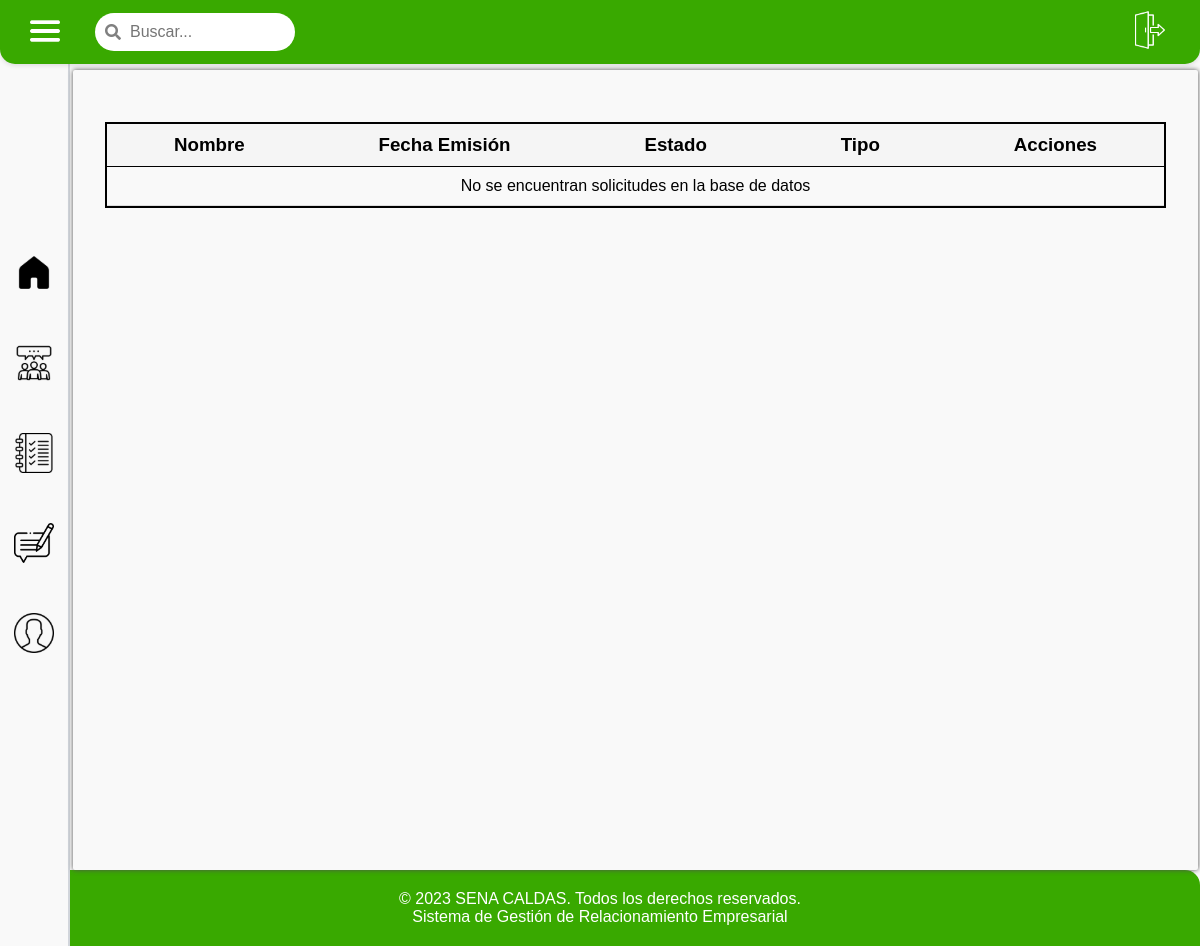
Page /solicitud/view on the earlier database version.
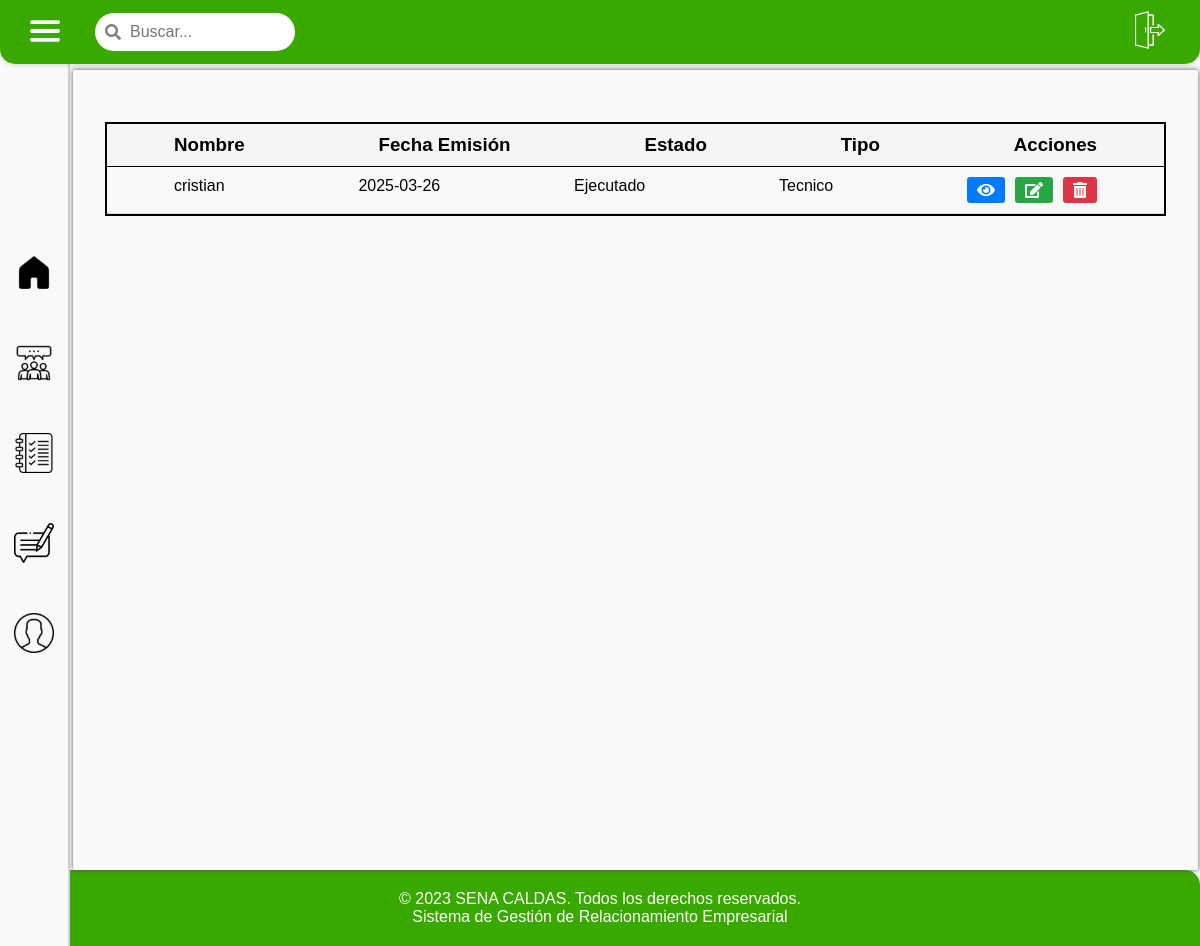
Same page on the later database version.
### tables this page shows
CREATE TABLE `solicitud` (
  `idSolicitud` int(11) NOT NULL,
  `FechaEvento` date DEFAULT NULL,
  `FechaCreacion` date NOT NULL,
  `Lugar` varchar(80) DEFAULT NULL,
  `Municipio` varchar(50) NOT NULL,
  `Observaciones` varchar(100) DEFAULT NULL,
  `Comentarios` varchar(100) DEFAULT NULL,
  `MedioSolicitud` varchar(50) DEFAULT NULL,
  `DescripcionNecesidad` varchar(100) DEFAULT NULL,
  `FKusuario` int(11) NOT NULL,
  `FKtipoEvento` int(11) NOT NULL,
  `FKestado` int(11) NOT NULL,
  `FKcliente` int(11) NOT NULL,
  `FKtipoServicio` int(11) NOT NULL
);

CREATE TABLE `cliente` (
  `idCliente` int(11) NOT NULL,
  `DocumentoCliente` varchar(20) NOT NULL,
  `NombreCliente` varchar(100) NOT NULL,
  `CorreoCliente` varchar(100) NOT NULL,
  `TelefonoCliente` varchar(10) NOT NULL
);

CREATE TABLE `estado` (
  `idEstado` int(11) NOT NULL,
  `Estado` varchar(45) NOT NULL,
  `Descripcion` varchar(100) NOT NULL
);

CREATE TABLE `servicio` (
  `idServicio` int(11) NOT NULL,
  `Servicio` varchar(100) NOT NULL
);

### app/controllers/baseController.php (called while the page is built, shortened)
<?php
class BaseController {
    protected string $layout = "main_layout";
    public function render(string $view, array $arrayData = null) {
        $layout = MAIN_APP_ROUTE . "../views/layouts/{$this->layout}.php";
        include_once $layout;
    }
}

### app/controllers/solicitudController.php (called while the page is built, shortened)
<?php
require_once "baseController.php";
require_once MAIN_APP_ROUTE."../models/SolicitudModel.php";
class SolicitudController extends BaseController{
    public function view(){
        $solicitudObj = new SolicitudModel();
        $solicitudes = $solicitudObj->getAll();
        $clienteObj = new ClienteModel();
        $clientes = $clienteObj->getAll();
        $servicioObj = new ServicioModel();
        $servicios = $servicioObj->getAll();
        $estadoObj = new EstadoModel();
        $estados = $estadoObj->getAll();
        $data = [
            "solicitudes" => $solicitudes,
            "clientes" => $clientes,
            "servicios" => $servicios,
            "estados" => $estados
        ];
        $this->render('solicitud/view.php', $data);
    }
}
?>

### app/models/BaseModel.php (called while the page is built, shortened)
<?php
abstract class BaseModel {
    public function __construct() {
        try {
            $options = [
                PDO::ATTR_ERRMODE => PDO::ERRMODE_EXCEPTION,
                PDO::ATTR_DEFAULT_FETCH_MODE => PDO::FETCH_OBJ
            ];
            $dsn = DRIVER.':host='.HOST.';dbname='.DATABASE;
            $this->dbConnection = new PDO($dsn, USERNAME_DB, PASSWORD_DB, $options);
        } catch (PDOException $ex) {
            echo 'Error en la conexión: '.$ex->getMessage();
            exit;
        }
    }
}

### app/models/solicitudModel.php (called while the page is built, shortened)
<?php
require_once MAIN_APP_ROUTE."../models/BaseModel.php";
class SolicitudModel extends BaseModel {
    public function __construct(
        ?int $idSolicitud = null,
        ?string $Descripcion = null,
        ?string $FechaSolicitud = null,
        ?int $IdCliente = null,
        ?int $IdServicio = null,
        ?int $IdEstado = null
    ) {
        $this->table = "solicitud";
    }
    public function getAll(): array {
        try {
            $sql = "SELECT s.*, c.NombreCliente, sv.Servicio, e.Estado
                    FROM {$this->table} s
                    JOIN cliente c ON s.FKcliente = c.idCliente
                    JOIN tiposervicio ts ON s.FKtipoServicio = ts.idTipoServicio
                    JOIN servicio sv ON ts.FKidServicio = sv.idServicio
                    JOIN estado e ON s.FKestado = e.idEstado
                    ORDER BY s.FechaCreacion DESC";
            return $this->dbConnection->query($sql)->fetchAll(PDO::FETCH_OBJ);
        } catch (PDOException $e) {
            throw new PDOException("Error al obtener solicitudes: " . $e->getMessage());
        }
    }
}

### app/views/solicitud/view.php (the view, shortened to what this page needs)
<link href="https://cdnjs.cloudflare.com/ajax/libs/font-awesome/5.15.3/css/all.min.css" rel="stylesheet">
<main>
    <div class="table">
        <div class="titulos">
            <h3>Nombre</h3>
            <h3>Fecha Emisión</h3>
            <h3>Estado</h3>
            <h3>Tipo</h3>
            <h3>Acciones</h3>
        </div>
        <?php if (empty($solicitudes)): ?>
            <div class="solicitud-row">
                <p>No se encuentran solicitudes en la base de datos</p>
            </div>
        <?php else: ?>
            <?php foreach ($solicitudes as $solicitud): ?>
                <div class="solicitud-row">
                    <span><?php echo htmlspecialchars($solicitud->NombreCliente); ?></span>
                    <span><?php echo htmlspecialchars($solicitud->FechaCreacion); ?></span>
                    <span><?php echo htmlspecialchars($solicitud->Estado); ?></span>
                    <span><?php echo htmlspecialchars($solicitud->Servicio); ?></span>
                    <div class="acciones">
                        <a href="/solicitud/view/<?php echo $solicitud->idSolicitud; ?>" class="ver">
                            <i class="fas fa-eye"></i>
                        </a>
                        <a href="/solicitud/edit/<?php echo $solicitud->idSolicitud; ?>" class="editar">
                            <i class="fas fa-edit"></i>
                        </a>
                        <a href="/solicitud/delete/<?php echo $solicitud->idSolicitud; ?>" class="eliminar">
                            <i class="fas fa-trash-alt"></i>
                        </a>
                    </div>
                </div>
            <?php endforeach; ?>
        <?php endif; ?>
    </div>
</main>

### public/index.php (shortened to what this page needs)
<?php
require_once '../app/controllers/solicitudController.php';
$url = $_SERVER['REQUEST_URI'];
$routes = include_once "../app/config/routes.php";
$matchedRoute = null;
foreach($routes as $route => $routeConfig){
    if (preg_match("#^$route$#", $url, $matches)) {
        $matchedRoute = $routeConfig;
        break;
    }
}
if ($matchedRoute) {
    $controllerName = $matchedRoute["controller"];
    $actionName = $matchedRoute["action"];
    if (class_exists($controllerName) && method_exists($controllerName, $actionName)) {
        $parameters = isset($matches) && is_array($matches) ? array_slice($matches, 1) : [];
        $controller = new $controllerName();
        $controller->$actionName(...$parameters);
        exit;
    }
}

### app/views/layouts/admin_layout.php (shortened to what this page needs)
<!DOCTYPE html>
<html lang="en">
<head>
    <link href="https://cdnjs.cloudflare.com/ajax/libs/font-awesome/5.15.3/css/all.min.css" rel="stylesheet">
    <link rel="stylesheet" href="/css/styles.css">
    <link rel="stylesheet" href="/css/styles_admin_layout.css">
</head>
<body>
    <header class="header">
        <button class="hamburger">
            <img src="/img/menu.png" alt="menu">
        </button>
        <div class="search-container">
            <div class="search-bar">
                <i class="fas fa-search search-icon"></i>
                <input type="text" placeholder="Buscar...">
            </div>
        </div>
        <div class="cerrar-sesion">
            <a href="/login/logout">
                <img src="/img/cerrarsesion.png" alt="cerrar-sesion">
            </a>
        </div>
    </header>
    <div id="sidebar" class="sidebar">
        <a href="/home" class="sidebar-item">
            <img src="/img/IconosSidebar/houseblack.svg" alt="Logo 1">
        </a>
        <a href="/solicitud/view" class="sidebar-item">
            <img src="/img/IconosSidebar/SolicitudesLine.svg" alt="Solicitudes">
        </a>
        <a href="#" class="sidebar-item">
            <img src="/img/IconosSidebar/AgendaLine.svg" alt="Logo 3">
        </a>
        <a href="/solicitud/new" class="sidebar-item">
            <img src="/img/IconosSidebar/formularioLine.png" alt="Formulario">
        </a>
        <a href="/usuario/view" class="sidebar-item">
            <img src="/img/IconosSidebar/perfilLine.svg" alt="Usuarios">
        </a>
    </div>
    <main>
        <section class="Container">
            <div class="content">
                <?php include_once $content; ?>
            </div>
        </section>
    </main>
    <footer class="site-footer">
        <p>© 2023 SENA CALDAS. Todos los derechos reservados.</p>
        <p>Sistema de Gestión de Relacionamiento Empresarial</p>
    </footer>
</body>
</html>

### public/css/styles.css (style rules this page uses)
* { margin: 0; padding: 0; box-sizing: border-box; }
body { margin: 0; display: flex; flex-direction: column; height: 100vh; }
header, footer { background-color: #73b7f7; color: white; text-align: center; padding: 1rem; }
header { border-radius: 0 0 15px 15px; }
footer { border-radius: 15px 15px 0 0; }

### public/css/styles_admin_layout.css (style rules this page uses)
body { font-family: sans-serif; background-color: #f9f9f9; margin: 0; transition: margin-left 0.3s ease; }
.header { position: fixed; top: 0; left: 0; right: 0; background: #39a900; box-shadow: 0 2px 4px rgba(0, 0, 0, 0.1); z-index: 999; padding: 10px 5px; display: flex; justify-content: space-between; }
.header .search-container { display: flex; align-items: center; position: relative; width: 100%; }
.header img { margin-left: 15px; height: 40px; width: auto; }
.cerrar-sesion { margin-right: 20px; }
header button { border: none; background: none; }
.search-bar { position: relative; flex-grow: 1; max-width: 250px; margin-left: 50px; }
.search-bar input[type="text"] { width: 100%; padding: 10px 15px 10px 35px; font-size: 16px; border: none; border-radius: 30px; outline: none; background-color: white; }
.search-bar .search-icon { position: absolute; top: 50%; left: 10px; transform: translateY(-50%); color: gray; }
.sidebar { position: fixed; top: 0; left: 0; height: 100%; width: 60px; background-color: #f9f9f9; border-right: 2px solid #d1d5db; display: flex; flex-direction: column; align-items: center; justify-content: center; transition: width 0.5s ease; }
.sidebar-item { display: flex; align-items: center; text-decoration: none; color: inherit; width: 100%; padding: 1rem; border: none; background: none; cursor: pointer; transition: background-color 0.3s; }
.sidebar a { text-decoration: none; color: inherit; }
.sidebar-item { position: relative; padding: 5px; background: none; border: none; width: 50px; height: 50px; cursor: pointer; margin-bottom: 40px; display: flex; align-items: center; justify-content: center; transition: background-color 0.3s ease; }
.sidebar img { width: 40px; height: 40px; }
main { transition: margin-left 0.5s ease; display: flex; align-items: center; justify-content: center; }
main .Container { width: 100%; height: 100vh; margin-top: 69px; box-shadow: 0 0px 5px #515151; border-radius: 2px; position: relative; margin-left: 73px; margin-right: 2px; padding: 2rem; }
.site-footer { background-color: #39a900; color: white; text-align: center; padding: 20px 10px; width: auto; }
@media (max-width: 1200px) { .header { padding: 10px; } }
@media (max-width: 1200px) { .search-bar { max-width: 200px; margin-left: 30px; } }
@media (max-width: 1200px) { .sidebar { width: 70px; padding: 15px 5px; } }
@media (max-width: 1200px) { .sidebar img { width: 40px; height: 40px; } }
@media (max-width: 1200px) { main .Container { margin-top: 70px; } }

### app/views/solicitud/view.php (style rules this page uses)
.table { border: 2px solid black; width: 100%; margin-top: 20px; }
.titulos { display: flex; justify-content: space-around; width: 100%; background-color: #f5f5f5; padding: 10px 0; border-bottom: 1px solid black; }
.solicitud-row { display: flex; justify-content: space-around; padding: 10px 0; border-bottom: 1px solid #ddd; }
.acciones { display: flex; gap: 10px; }
.acciones a { padding: 5px 10px; text-decoration: none; color: white; border-radius: 3px; display: flex; align-items: center; gap: 5px; }
.ver { background-color: #007bff; }
.editar { background-color: #28a745; }
.eliminar { background-color: #dc3545; }
.fa-eye, .fa-edit, .fa-trash-alt { font-size: 16px; }

Differences in the rows shown:
added solicitud: cliente.NombreCliente "cristian", FechaCreacion "2025-03-26", estado.Estado "Ejecutado", servicio.Servicio "Tecnico"
Other differences:
text no longer shown: "No se encuentran solicitudes en la base de datos"
